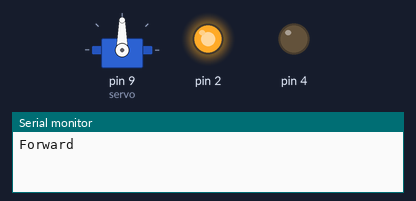
Recording of a sketch running on a simulated Arduino Uno, built with avr-gcc and run on an emulated ATmega328P. On the bench: servo, output pins drawn as LEDs (lit = HIGH), the last lines printed to the serial monitor.

Above: at 0.6 s.
At 4.6 s:
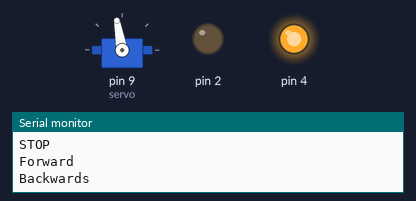
At 9.6 s:
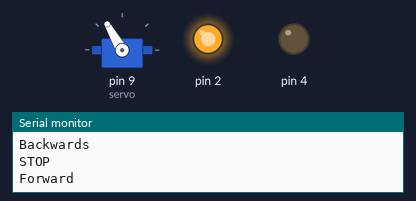
At 19.6 s:
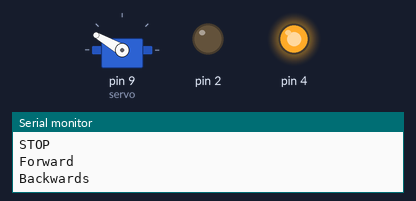
At 28.6 s:
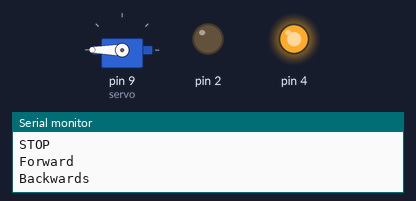
At 38.6 s:
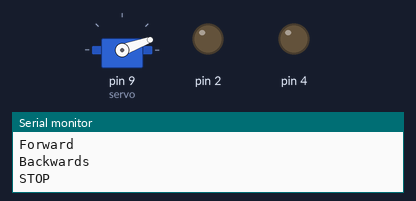
Timing chart, 0 to 40.0 s (numbered marks = the images above):
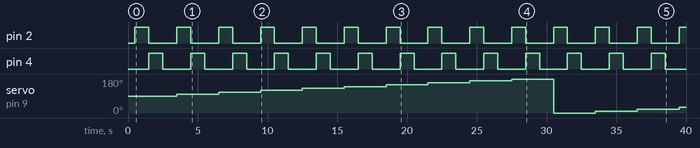

The sketch:

LA5Code.ino
```cpp
#include <Servo.h>
#define MIN 0
#define MAX 180

//serov
int angle = 90;
Servo servo;

void setup() {
  // put your setup code here, to run once:
  Serial.begin(9600);
  //ports
  pinMode(2, OUTPUT);
  pinMode(4, OUTPUT);
  // pinMode(8, OUTPUT);

  //servo
  servo.attach(9);
  servo.write(90);
  delay(500);
}

void loop() {
  // put your main code here, to run repeatedly:
  // analogWrite(6, 128);
  servo.write(angle);
  Serial.println("Forward");
  digitalWrite(2, HIGH);
  digitalWrite(4, LOW);
  delay(1000);

  Serial.println("Backwards");
  digitalWrite(2, LOW);
  digitalWrite(4, HIGH);
  delay(1000);

  Serial.println("STOP");
  // analogWrite(6, 0);
  digitalWrite(2, LOW);
  digitalWrite(4, LOW);
  angle += 10;
  if (angle > MAX) {
    angle = MIN;
  }
  delay(1000);
}
```

Measured:
- by itself, pin 2, pin 4: alternates HIGH for 1.0 s and LOW for 2.0 s
- by itself, servo on pin 9 (servo): 90° → 100° at 3.5 s, → 110° 3.0 s later, → 120° 3.0 s later, → 130° 3.0 s later, … (13 changes in this stretch)
